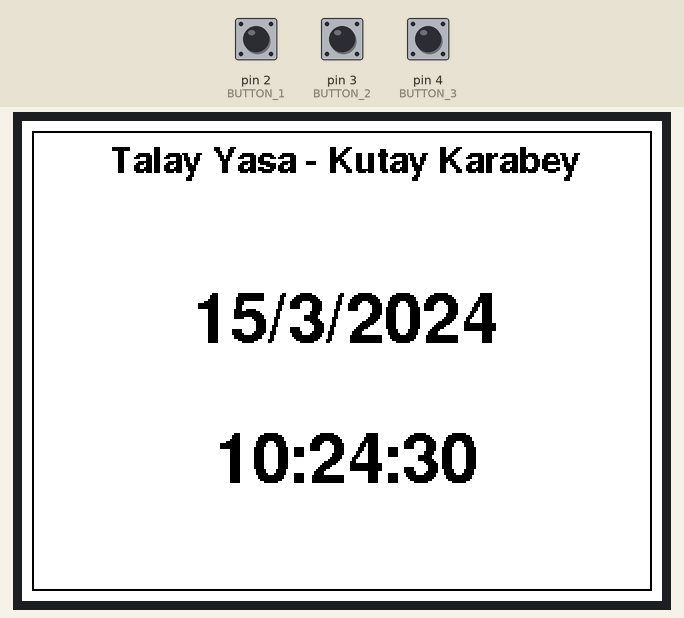
This sketch was run on a simulated Arduino Uno, built with avr-gcc and run on an emulated ATmega328P. Shown: 320×240 colour display. The test bench sets the inputs (shaded band); at power-on: pin 2 (BUTTON_1) HIGH, pin 3 (BUTTON_2) HIGH, pin 4 (BUTTON_3) HIGH. The local clock reads 2024-03-15 10:24:30 at power-on unless the sketch sets it.

Above: at 0.4 s.
At 1.6 s:
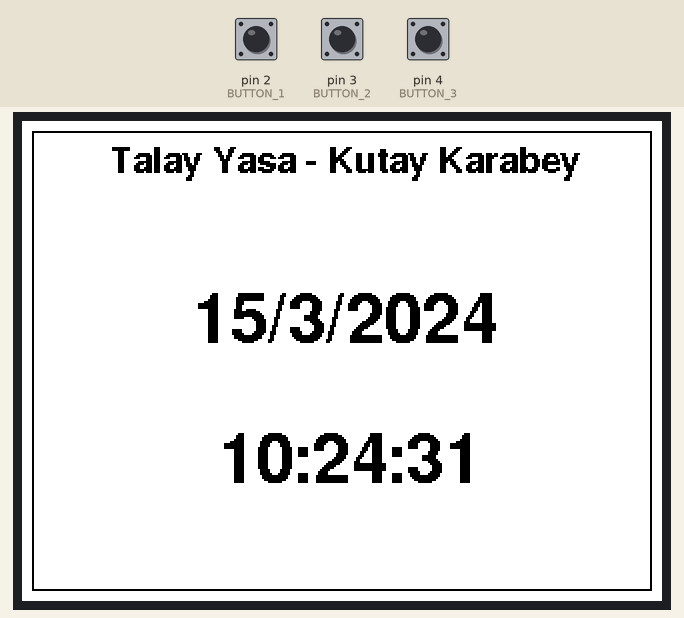
1.7 s: pin 2 (BUTTON_1) pulled LOW for 0.15 s
At 2.4 s:
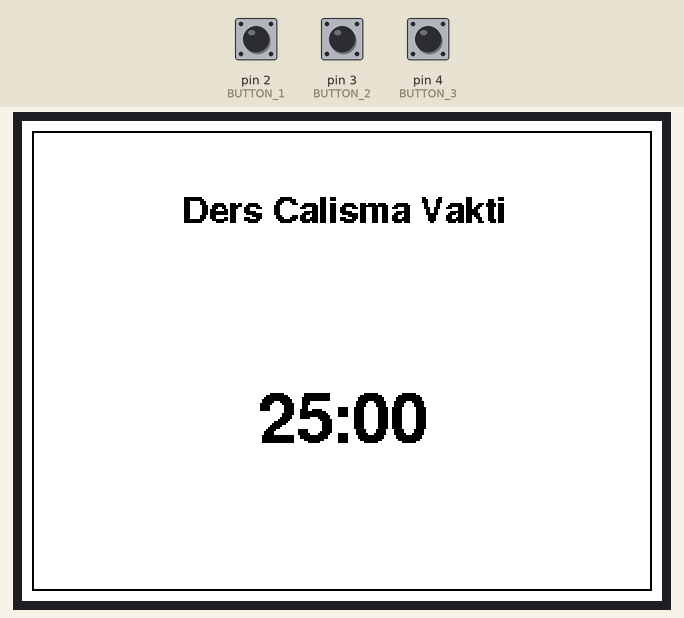
3.5 s: pin 3 (BUTTON_2) pulled LOW for 0.15 s
4.2 s: pin 2 (BUTTON_1) pulled LOW for 1 s
At 4.75 s:
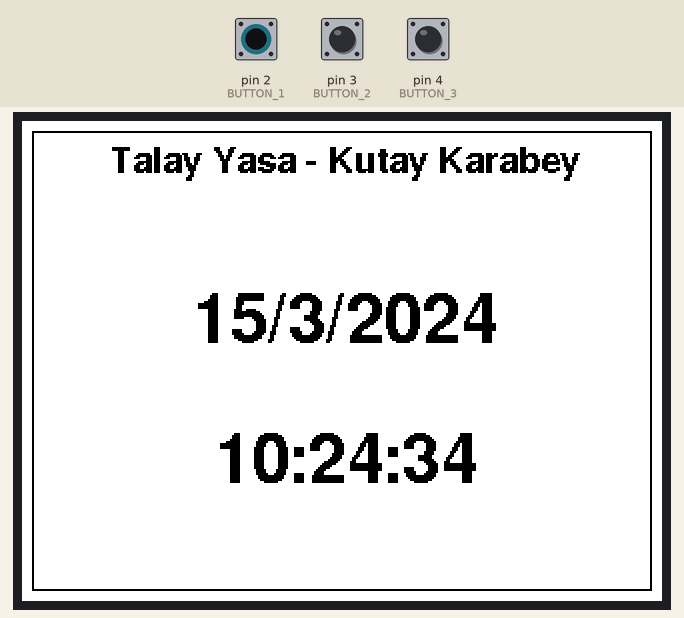
6.7 s: pin 3 (BUTTON_2) pulled LOW for 1 s
At 8.2 s:
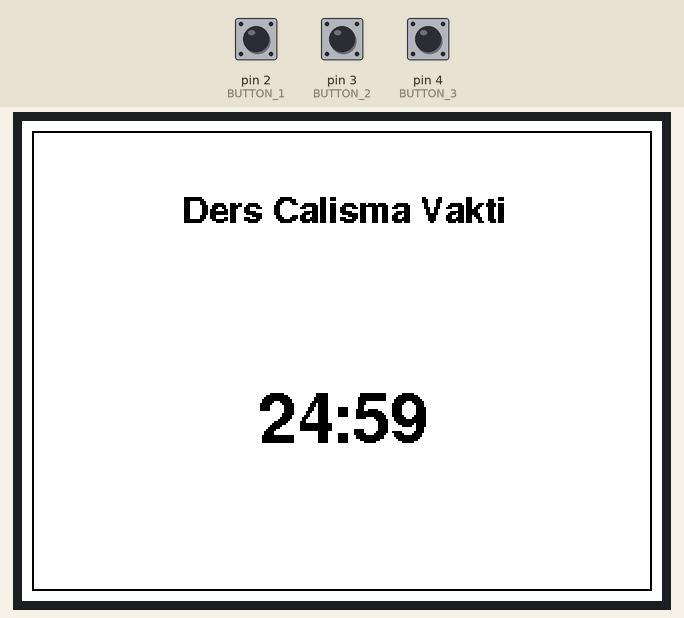
8.3 s: pin 4 (BUTTON_3) pulled LOW for 3.2 s
At 12.0 s:
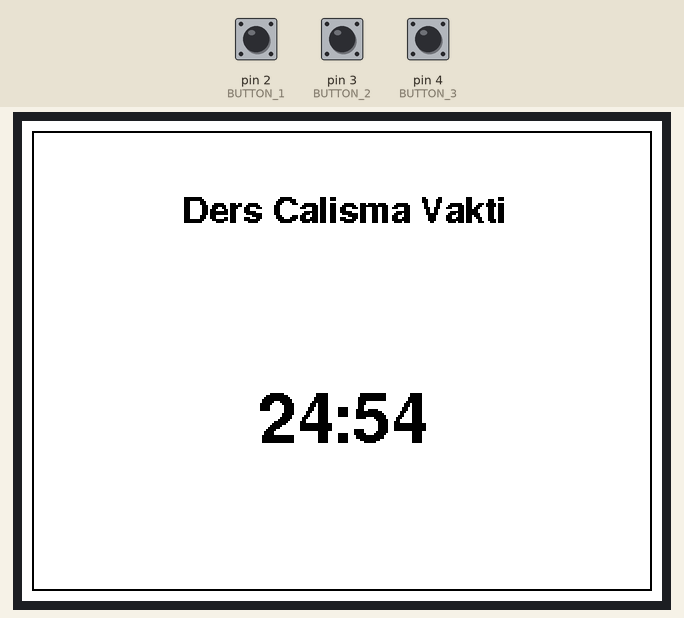
12.1 s: pin 4 (BUTTON_3) pulled LOW for 0.15 s
Timing chart, 0 to 14.7 s (numbered marks = the images above; inputs shaded):
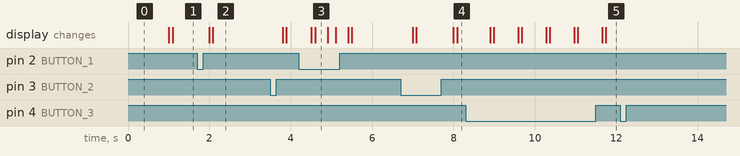

The sketch:

kod.ino
```cpp
#include <Wire.h>
#include <RTClib.h>
#include <Adafruit_GFX.h>
#include <Adafruit_ILI9341.h>
#include <Fonts/FreeSansBold18pt7b.h> // Büyük font
#include <Fonts/FreeSansBold9pt7b.h>  // Küçük font

#define TFT_CS   10
#define TFT_RST  9
#define TFT_DC   8
#define BUTTON_1 2 // Birinci buton pini
#define BUTTON_2 3 // İkinci buton pini
#define BUTTON_3 4 // Üçüncü buton pini (Sayaç durdur/başlat)

Adafruit_ILI9341 tft = Adafruit_ILI9341(TFT_CS, TFT_DC, TFT_RST);
RTC_DS3231 rtc;

bool isPomodoroMenu = false; // Hangi menüde olduğumuzu takip eder
bool isPomodoroRunning = false; // Pomodoro çalışıp çalışmadığını takip eder
bool isPomodoroPaused = false; // Pomodoro duraklatıldı mı
unsigned long timerStart = 0;
int pomodoroStep = 1;          // 1: Çalışma, 2: Mola
int remainingTime = 25 * 60;   // Başlangıç süresi (25 dakika)
int pomodoroSessionCount = 0;  // Toplam pomodoro seansı sayacı

unsigned long lastUpdate = 0;  // Son güncelleme zamanı
const long updateInterval = 1000; // 1 saniye

void setup() {
  Serial.begin(9600);
  tft.begin();
  tft.setRotation(1);
  tft.fillScreen(ILI9341_WHITE);
  pinMode(BUTTON_1, INPUT_PULLUP); // Birinci buton için pull-up direnci
  pinMode(BUTTON_2, INPUT_PULLUP); // İkinci buton için pull-up direnci
  pinMode(BUTTON_3, INPUT_PULLUP); // Üçüncü buton için pull-up direnci

  if (!rtc.begin()) {
    Serial.println("RTC modülü bulunamadı!");
    while (1);
  }

  if (rtc.lostPower()) {
    rtc.adjust(DateTime(F(__DATE__), F(__TIME__)));
  }

  drawMainMenu(); // Başlangıç ekranı
}

void loop() {
  // Birinci butona basıldığında ana menü ile pomodoro menüsü arasında geçiş yapılır
  if (digitalRead(BUTTON_1) == LOW) {
    delay(300); // Titreşim önleme
    if (isPomodoroRunning) { // Eğer sayaç çalışıyorsa, sıfırlanıp ana ekrana dönülür
      resetPomodoro();
    } else {
      isPomodoroMenu = !isPomodoroMenu; // Menü değiştir
      if (isPomodoroMenu) {
        drawPomodoroMenu();
      } else {
        drawMainMenu();
      }
    }
  }

  // İkinci butona basıldığında Pomodoro sayacı başlar
  if (digitalRead(BUTTON_2) == LOW && !isPomodoroRunning) {
    delay(300); // Titreşim önleme
    isPomodoroRunning = true; // Pomodoro başlasın
    pomodoroSessionCount = 0; // Seans sayacı sıfırlanır
    remainingTime = 25 * 60; // Başlangıçta 25 dakika çalışma süresi
    timerStart = millis(); // Zaman başlatılır
    drawPomodoroMenu(); // Pomodoro ekranını çiz
  }

  // Üçüncü butona basıldığında Pomodoro sayacı duraklatılır ve başlatılır
  if (digitalRead(BUTTON_3) == LOW) {
    delay(300); // Titreşim önleme
    if (isPomodoroRunning) {
      if (isPomodoroPaused) {
        // Sayaç duraklatıldıysa, devam ettir
        timerStart = millis() - (25 * 60 - remainingTime) * 1000;
        isPomodoroPaused = false;
      } else {
        // Sayaç çalışıyorsa, duraklat
        isPomodoroPaused = true;
      }
    }
  }

  if (isPomodoroRunning && !isPomodoroPaused) {
    updatePomodoroTimer();
  }

  // Ana menüde saatin güncellenmesi (60 saniye arayla)
  if (!isPomodoroMenu) {
    if (millis() - lastUpdate >= updateInterval) {
      lastUpdate = millis();
      drawMainMenu();
    }
  }
}

void drawMainMenu() {
  DateTime now = rtc.now();

  String tarih = String(now.day()) + "/" + String(now.month()) + "/" + String(now.year());
  String saat = String(now.hour()) + ":" + String(now.minute()) + ":" + String(now.second());

  tft.fillScreen(ILI9341_WHITE); // Arka planı temizle
  tft.drawRect(5, 5, tft.width() - 10, tft.height() - 10, ILI9341_BLACK); // Siyah çerçeve

  // Üstte "Talay Yasa - Kutay Karabey" yazısı
  tft.setFont(&FreeSansBold9pt7b); // Küçük font
  tft.setTextColor(ILI9341_BLACK);
  String isim = "Talay Yasa - Kutay Karabey";
  int16_t x1, y1;
  uint16_t w, h;
  tft.getTextBounds(isim, 0, 0, &x1, &y1, &w, &h);
  tft.setCursor((tft.width() - w) / 2, 25);
  tft.print(isim);

  // Tarih ve saat
  tft.setFont(&FreeSansBold18pt7b); // Büyük font
  tft.setTextColor(ILI9341_BLACK);

  tft.getTextBounds(tarih, 0, 0, &x1, &y1, &w, &h);
  tft.setCursor((tft.width() - w) / 2, (tft.height() / 2) - 10);
  tft.print(tarih);

  tft.getTextBounds(saat, 0, 0, &x1, &y1, &w, &h);
  tft.setCursor((tft.width() - w) / 2, (tft.height() / 2) + 60);
  tft.print(saat);
}

void drawPomodoroMenu() {
  tft.fillScreen(ILI9341_WHITE); // Arka planı temizle
  tft.drawRect(5, 5, tft.width() - 10, tft.height() - 10, ILI9341_BLACK); // Siyah çerçeve

  // Pomodoro menüsündeki "Ders Çalışma Vakti" yazısının fontunu küçültüyoruz
  tft.setFont(&FreeSansBold9pt7b); // Küçük font
  tft.setTextColor(ILI9341_BLACK);

  String statusText = (pomodoroStep == 1) ? "Ders Calisma Vakti" : "Mola Vakti";

  int16_t x1, y1;
  uint16_t w, h;
  tft.getTextBounds(statusText, 0, 0, &x1, &y1, &w, &h);
  tft.setCursor((tft.width() - w) / 2, 50); // Yazıyı ortalıyoruz
  tft.print(statusText);

  // Sayaç göstergesi
  int minutes = remainingTime / 60;
  int seconds = remainingTime % 60;
  String timerText = String(minutes) + ":" + (seconds < 10 ? "0" : "") + String(seconds);

  tft.setFont(&FreeSansBold18pt7b); // Sayaç kısmı büyük fontla
  tft.getTextBounds(timerText, 0, 0, &x1, &y1, &w, &h);
  tft.setCursor((tft.width() - w) / 2, (tft.height() / 2) + 40); // Sayaç yazısını ortalıyoruz
  tft.print(timerText);
}

void updatePomodoroTimer() {
  if (millis() - timerStart >= 1000) {
    timerStart = millis();
    remainingTime--;

    if (remainingTime <= 0) {
      if (pomodoroStep == 1) { // Çalışma süresi bitti
        pomodoroStep = 2; // Mola süresine geç
        remainingTime = 5 * 60; // 5 dakika
      } else { // Mola süresi bitti
        pomodoroStep = 1; // Çalışma süresine geç
        pomodoroSessionCount++;

        if (pomodoroSessionCount >= 4) { // 4 pomodoro seansı bittiğinde
          isPomodoroRunning = false; // Pomodoro durur
          drawMainMenu(); // Ana ekrana dön
          return; // Seansı bitir
        }

        remainingTime = 25 * 60; // 25 dakika
      }
    }

    drawPomodoroMenu(); // Sayaç ekranını güncelle
  }
}

void resetPomodoro() {
  isPomodoroRunning = false;
  isPomodoroPaused = false;
  pomodoroStep = 1;
  remainingTime = 25 * 60;
  drawMainMenu(); // Ana ekrana dön
}
```

Measured:
- after the input at 1.7 s, the display: first differs from a run without the input after 0.39 s (image 2)
- after the input at 6.7 s, the display: first changes after 0.30 s (image 4 shows a later state)
- after the input at 12.1 s, every drawn part: stays the same
